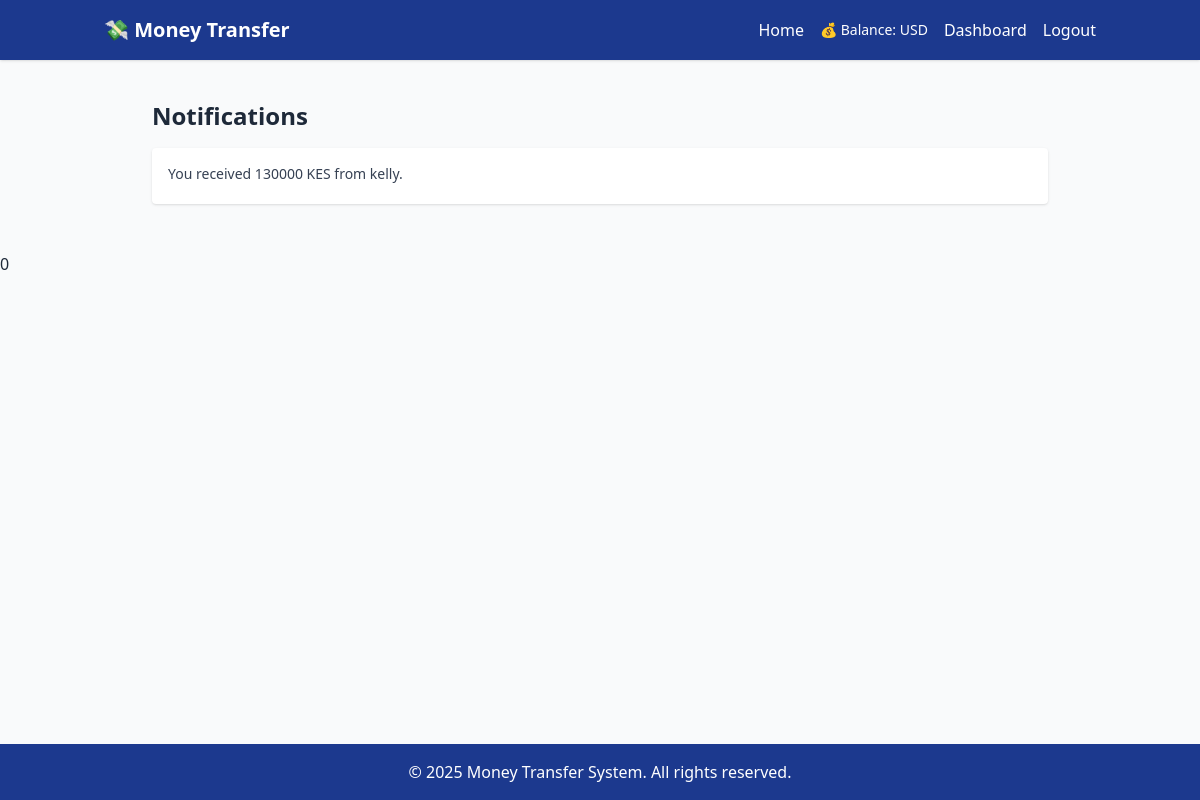
Page /notifications/ (signed in) on the earlier database version.
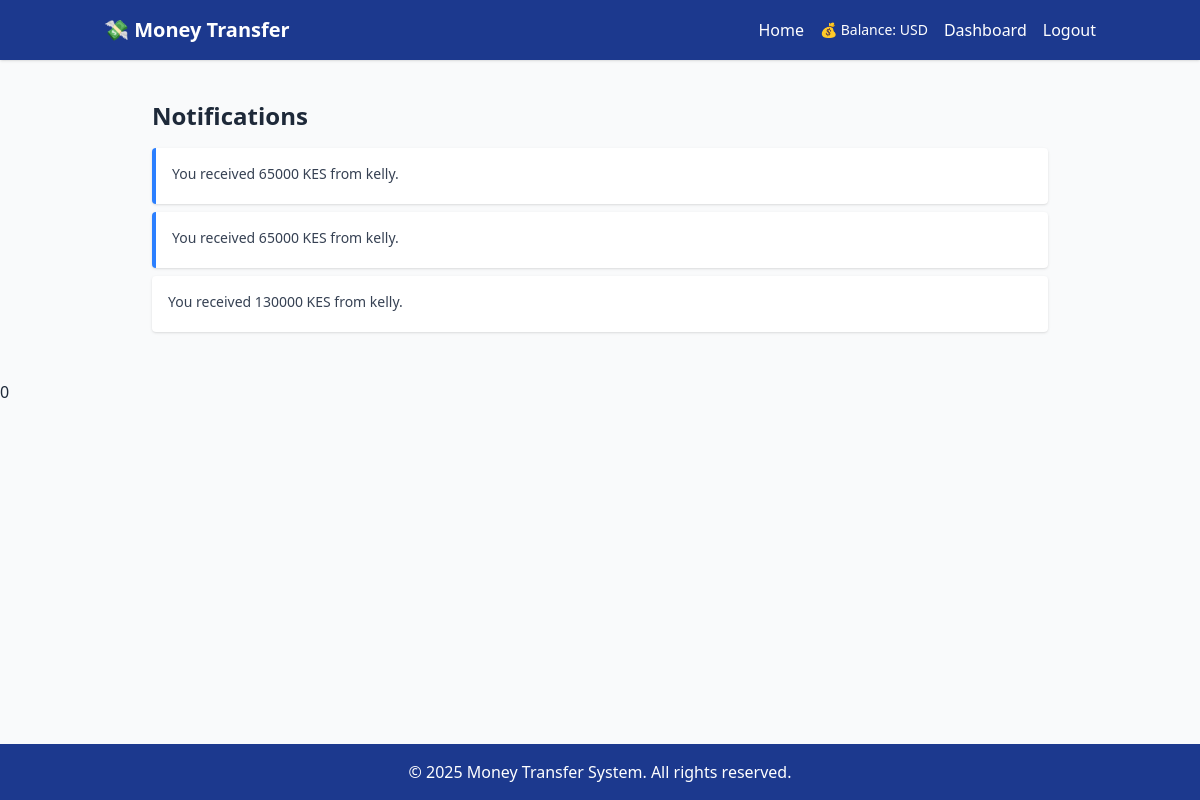
Same page on the later database version.
### apps/transfer_currency/infrastructure/models.py (models this page shows, shortened)
class TimeAbstractModel(models.Model):
    created_at = models.DateTimeField(auto_now_add=True)
    updated_at = models.DateTimeField(auto_now=True)
    created_by = models.ForeignKey(
        settings.AUTH_USER_MODEL,
        on_delete=models.SET_NULL,
        null=True,
        blank=True,
        related_name="%(class)s_created",
    )
    deleted_by = models.ForeignKey(
        settings.AUTH_USER_MODEL,
        on_delete=models.SET_NULL,
        null=True,
        blank=True,
        related_name="%(class)s_deleted",
    )
    deleted_at = models.DateTimeField(null=True, blank=True)
    class Meta:
        abstract = True

class Notification(TimeAbstractModel):
    class Meta:
        app_label = "transfer_currency"
    user = models.ForeignKey(
        settings.AUTH_USER_MODEL, on_delete=models.CASCADE, related_name="notifications"
    )
    message = models.CharField(max_length=255)
    is_read = models.BooleanField(default=False)

### apps/transfer_currency/interfaces/views.py (the view)
# urls.py: path("notifications/", views.NotificationListView.as_view(), name="notifications"),
class NotificationListView(LoginRequiredMixin, ListView):
    model = Notification
    template_name = "notifications.html"
    context_object_name = "notifications"
    ordering = ["-created_at"]
    def get_queryset(self):
        nots = self.request.user.notifications.all().order_by("-created_at")
        nots_copy = copy.deepcopy(list(nots))
        nots.update(is_read=True)
        return nots_copy

### apps/transfer_currency/interfaces/context_processors.py (called while the page is built)
def global_context(request):
    context = {}
    if request.user.is_authenticated:
        context["unread_notifications"] = Notification.objects.filter(
            user=request.user, is_read=False
        ).count()
    return context

### money_system_transfer/templates/notifications.html (shortened to what this page needs)
{% extends "base.html" %}
{% load static %}
{% block content %}
<div class="max-w-4xl mx-auto py-10">
  <div class="flex justify-between items-center mb-4">
    <h2 class="text-2xl font-bold">Notifications</h2>
  </div>
  {% for notif in notifications %}
    <div class="p-4 mb-2 bg-white rounded shadow {% if not notif.is_read %}border-l-4 border-blue-500{% endif %}">
      <p class="text-sm text-gray-700">
        {{ notif.message }}
      </p>
    </div>
  {% empty %}
    <p class="text-gray-500">No notifications yet.</p>
  {% endfor %}
</div>
<span class="notification-count">{{ unread_notifications }}</span>
{% endblock %}

### money_system_transfer/templates/base.html (shortened to what this page needs)
{% load static %}
<!DOCTYPE html>
<html lang="en">
<head>
  <script src="https://cdn.jsdelivr.net/npm/@tailwindcss/browser@4"></script>
</head>
<body class="bg-gray-50 text-gray-800 min-h-screen flex flex-col">
  <header class="bg-blue-900 text-white shadow">
    <div class="container mx-auto px-4 py-4 flex justify-between items-center">
      <div class="text-xl font-bold">💸 Money Transfer</div>
      <nav class="space-x-4 flex items-center">
        <a href="{% url 'home' %}" class="hover:underline">Home</a>
        {% if user.is_authenticated %}
          <span class="text-sm font-medium mr-4">
            💰 Balance: {{ wallet.balance|floatformat:2 }} {{ wallet.currency|default:"USD" }}
          </span>
          <a href="{% url 'dashboard' %}" class="hover:underline mr-4">Dashboard</a>
          <form method="post" action="{% url 'logout' %}" class="inline">
            <button type="submit" class="hover:underline text-white bg-transparent border-none p-0 cursor-pointer">
              Logout
            </button>
          </form>
        {% else %}
          <a href="{% url 'login' %}" class="hover:underline mr-4">Login</a>
          <a href="{% url 'register' %}" class="hover:underline">Sign Up</a>
        {% endif %}
      </nav>
    </div>
  </header>
  <main class="flex-1">
    {% block content %}
    {% endblock %}
  </main>
  <footer class="bg-blue-900 text-white text-center py-4">
    &copy; 2025 Money Transfer System. All rights reserved.
  </footer>
</body>
</html>

Differences in the rows shown:
added Notification: message "You received 65000 KES from kelly."
added Notification: message "You received 65000 KES from kelly."
